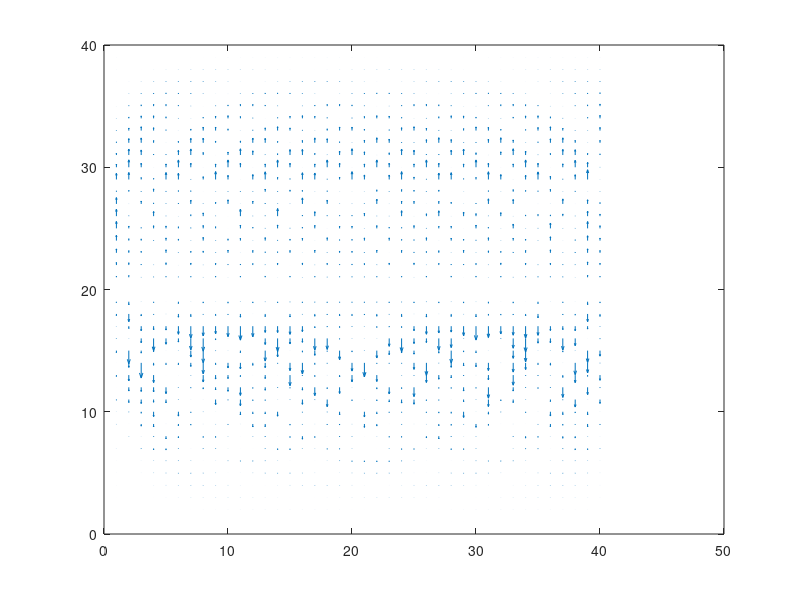
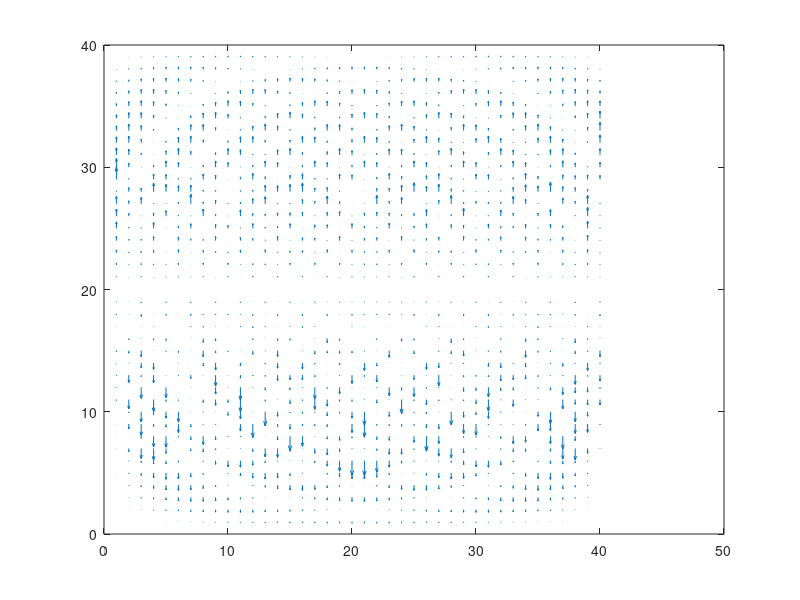

Here is the MATLAB script that generated these plots, in order:
% 2D Chern insulator model, periodical boundary condition for y-direction but
% finite size for x-direction, square lattice, after inversal Fourier transform for
% x-axis. Calculate the probability current of the edge state.

clear;
tic;
Lx = 40;
Ly = 40;
m = 1.5;
sigma_x = [0 1; 1 0];
sigma_y = [0 -1i; 1i 0];
sigma_z = [1 0; 0 -1];

% J = 1;

% k = 0:2*pi/Lx:2*pi-2*pi/Lx;

% phi_u = zeros(Ly,Ly);
% phi_d = zeros(Ly,Ly);
%     
% phi_u_k = zeros(Ly,Ly);
% phi_d_k = zeros(Ly,Ly);

% phi_m_k1 = zeros(Lx,Ly);
% phi_m_k2 = zeros(Lx,Ly);

Jx1 = zeros(Lx,Ly);
Jy1 = zeros(Lx,Ly);
Jx2 = zeros(Lx,Ly);
Jy2 = zeros(Lx,Ly);

k = -pi+2*pi/Ly:2*pi/Ly:pi;

for ki = 1:length(k)
    H1 = zeros(Lx,Lx); % for sigma_x
    H2 = zeros(Lx,Lx); % for sigma_y
    H3 = zeros(Lx,Lx); % for sigma_z
    H4 = zeros(Lx,Lx); % for epsilon_k
    for i = 1:Lx-1
        H1(i,i) = sin(k(ki));
        H3(i,i) = m - cos(k(ki));
        H4(i,i) = -2*cos(k(ki));
        
        H2(i,i+1) = 1i/2;
        H2(i+1,i) = -1i/2;
        H3(i,i+1) = -1/2;
        H3(i+1,i) = -1/2;
        H4(i,i+1) = -1;
        H4(i+1,i) = -1;
    end
    H1(Lx,Lx) = sin(k(ki));
    H3(Lx,Lx) = m - cos(k(ki));
    H4(Lx,Lx) = -2*cos(k(ki));
    
    H = 3*(kron(sigma_x,H1) - kron(sigma_y,H2) + kron(sigma_z,H3)) + kron(eye(2),H4);
%     H = 3*(kron(H1,sigma_x) - kron(H2,sigma_y) + kron(H3,sigma_z));
    
    [phi,e] = eig(H);
    x = k(ki).*(zeros(Lx*2,1)+1);
    
    phi_k1 = phi(1:Lx,1:Lx);
    phi_k2 = phi(Lx+1:end,1:Lx);
    
    for i = 1:Lx
        Jy1(i,ki) = Jy1(i,ki) + 2*sin(k(ki))*phi_k1(i,ki)*phi_k1(i,ki);
        Jy2(i,ki) = Jy2(i,ki) + 2*sin(k(ki))*phi_k2(i,ki)*phi_k2(i,ki);
    end
    
%     plot(x,diag(e),'.','color','k')
%     hold on
end


figure;
quiver(Jx1',Jy1')
figure;
quiver(Jx2',Jy2')

Jy = Jy1+Jy2;

% for i = 1:Lx
%     for j = 1:Ly
%         for ki = 1:Ly
%             phi_m(i,j) = phi_m(i,j) + phi_m_k(i,ki)*exp(1i*j*k(ki))/sqrt(Ly);
%         end
%     end
% end
% 
% phi_m_c = conj(phi_m);
% J_l = zeros(1,Ly);
% J_r = zeros(1,Ly);
% for i = 2:Ly-1
%     J_l(i) = -1i*(phi_m_c(1,i)*(phi_m(1,i+1)-phi_m(1,i-1))/2 - phi_m(1,i)*(phi_m_c(1,i+1)-phi_m_c(1,i-1))/2);
%     J_r(i) = -1i*(phi_m_c(end,i)*(phi_m(end,i+1)-phi_m(end,i-1))/2 - phi_m(end,i)*(phi_m_c(end,i+1)-phi_m_c(end,i-1))/2);
% end
% y = 2:Ly-1;
% plot(y,J_l(2:Ly-1));
% hold on
% plot(y,J_r(2:Ly-1));

% xlabel('kx')
% ylabel('\epsilon_k')
% str = strcat('m = ', num2str(m));
% title(str)

toc;
